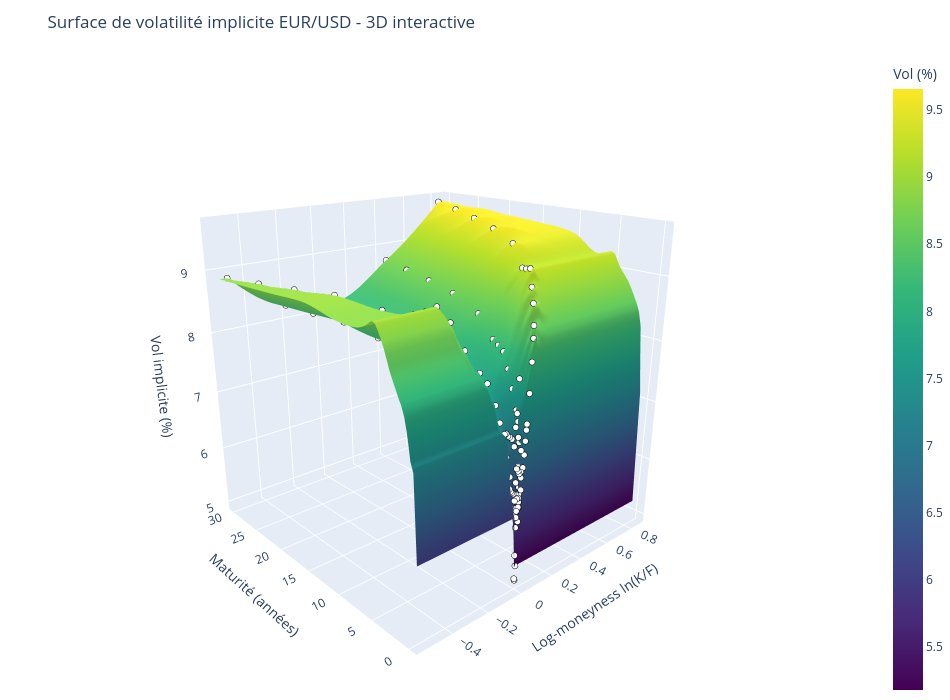

The notebook cell saved with this chart:
### Markdown cell above
### Surface 3D interactive

Cette cellule affiche la surface en 3D avec Plotly. Tu peux tourner la surface, zoomer et survoler les points cotés.

### Code cell
import plotly.graph_objects as go

# Version interactive de la surface : x = log-moneyness, y = maturité, z = volatilité.
fig3d = go.Figure()

fig3d.add_trace(
    go.Surface(
        x=log_moneyness_grid,
        y=maturity_grid,
        z=surface_matrix,
        colorscale="Viridis",
        colorbar=dict(title="Vol (%)"),
        hovertemplate=(
            "ln(K/F): %{x:.3f}<br>"
            "Maturité: %{y:.2f}Y<br>"
            "Vol: %{z:.2f}%<extra></extra>"
        ),
        name="Surface interpolée",
    )
)

fig3d.add_trace(
    go.Scatter3d(
        x=smile_points["log_moneyness"],
        y=smile_points["maturity_years"],
        z=smile_points["vol_pct"],
        mode="markers",
        marker=dict(size=3.5, color="white", line=dict(color="black", width=0.8)),
        text=smile_points["tenor"] + " - " + smile_points["bucket"],
        hovertemplate=(
            "%{text}<br>"
            "ln(K/F): %{x:.3f}<br>"
            "Maturité: %{y:.2f}Y<br>"
            "Vol cotée: %{z:.2f}%<extra></extra>"
        ),
        name="Points de marché",
    )
)

fig3d.update_layout(
    title="Surface de volatilité implicite EUR/USD - 3D interactive",
    width=950,
    height=700,
    scene=dict(
        xaxis_title="Log-moneyness ln(K/F)",
        yaxis_title="Maturité (années)",
        zaxis_title="Vol implicite (%)",
        camera=dict(eye=dict(x=-1.55, y=-1.75, z=0.85)),
    ),
    margin=dict(l=0, r=0, t=55, b=0),
)

fig3d.show()

### Figure 1 — Plotly figure (JSON) as saved in the notebook; plotly's stock layout.template omitted (floating-point values rounded to 4 significant figures; data arrays with more than 128 entries replaced by an {"elided": "..."} marker saying what was removed)
{"data": [{"colorbar": {"title": {"text": "Vol (%)"}}, "colorscale": [[0, "#440154"], [0.1111, "#482878"], [0.2222, "#3e4989"], [0.3333, "#31688e"], [0.4444, "#26828e"], [0.5556, "#1f9e89"], [0.6667, "#35b779"], [0.7778, "#6ece58"], [0.8889, "#b5de2b"], [1, "#fde725"]], "hovertemplate": "ln(K/F): %{x:.3f}<br>Maturité: %{y:.2f}Y<br>Vol: %{z:.2f}%<extra></extra>", "name": "Surface interpolée", "type": "surface", "x": {"elided": "130 float values"}, "y": [0.00274, 0.3398, 0.6768, 1.014, 1.351, 1.688, 2.025, 2.362, 2.699, 3.036, 3.373, 3.71, 4.047, 4.384, 4.721, 5.058, 5.396, 5.733, 6.07, 6.407, 6.744, 7.081, 7.418, 7.755, 8.092, 8.429, 8.766, 9.103, 9.44, 9.777, 10.11, 10.45, 10.79, 11.13, 11.46, 11.8, 12.14, 12.47, 12.81, 13.15, 13.48, 13.82, 14.16, 14.5, 14.83, 15.17, 15.51, 15.84, 16.18, 16.52, 16.86, 17.19, 17.53, 17.87, 18.2, 18.54, 18.88, 19.21, 19.55, 19.89, 20.23, 20.56, 20.9, 21.24, 21.57, 21.91, 22.25, 22.58, 22.92, 23.26, 23.6, 23.93, 24.27, 24.61, 24.94, 25.28, 25.62, 25.96, 26.29, 26.63, 26.97, 27.3, 27.64, 27.98, 28.31, 28.65, 28.99, 29.33, 29.66, 30.0], "z": {"elided": "90x130 float values"}}, {"hovertemplate": "%{text}<br>ln(K/F): %{x:.3f}<br>Maturité: %{y:.2f}Y<br>Vol cotée: %{z:.2f}%<extra></extra>", "marker": {"color": "white", "line": {"color": "black", "width": 0.8}, "size": 3.5}, "mode": "markers", "name": "Points de marché", "text": ["1D - 10D Put", "1D - 25D Put", "1D - ATM", "1D - 25D Call", "1D - 10D Call", "1W - 10D Put", "1W - 25D Put", "1W - ATM", "1W - 25D Call", "1W - 10D Call", "2W - 10D Put", "2W - 25D Put", "2W - ATM", "2W - 25D Call", "2W - 10D Call", "3W - 10D Put", "3W - 25D Put", "3W - ATM", "3W - 25D Call", "3W - 10D Call", "1M - 10D Put", "1M - 25D Put", "1M - ATM", "1M - 25D Call", "1M - 10D Call", "2M - 10D Put", "2M - 25D Put", "2M - ATM", "2M - 25D Call", "2M - 10D Call", "3M - 10D Put", "3M - 25D Put", "3M - ATM", "3M - 25D Call", "3M - 10D Call", "4M - 10D Put", "4M - 25D Put", "4M - ATM", "4M - 25D Call", "4M - 10D Call", "5M - 10D Put", "5M - 25D Put", "5M - ATM", "5M - 25D Call", "5M - 10D Call", "6M - 10D Put", "6M - 25D Put", "6M - ATM", "6M - 25D Call", "6M - 10D Call", "9M - 10D Put", "9M - 25D Put", "9M - ATM", "9M - 25D Call", "9M - 10D Call", "1Y - 10D Put", "1Y - 25D Put", "1Y - ATM", "1Y - 25D Call", "1Y - 10D Call", "18M - 10D Put", "18M - 25D Put", "18M - ATM", "18M - 25D Call", "18M - 10D Call", "2Y - 10D Put", "2Y - 25D Put", "2Y - ATM", "2Y - 25D Call", "2Y - 10D Call", "3Y - 10D Put", "3Y - 25D Put", "3Y - ATM", "3Y - 25D Call", "3Y - 10D Call", "4Y - 10D Put", "4Y - 25D Put", "4Y - ATM", "4Y - 25D Call", "4Y - 10D Call", "5Y - 10D Put", "5Y - 25D Put", "5Y - ATM", "5Y - 25D Call", "5Y - 10D Call", "6Y - 10D Put", "6Y - 25D Put", "6Y - ATM", "6Y - 25D Call", "6Y - 10D Call", "7Y - 10D Put", "7Y - 25D Put", "7Y - ATM", "7Y - 25D Call", "7Y - 10D Call", "10Y - 10D Put", "10Y - 25D Put", "10Y - ATM", "10Y - 25D Call", "10Y - 10D Call", "15Y - 10D Put", "15Y - 25D Put", "15Y - ATM", "15Y - 25D Call", "15Y - 10D Call", "20Y - 10D Put", "20Y - 25D Put", "20Y - ATM", "20Y - 25D Call", "20Y - 10D Call", "25Y - 10D Put", "25Y - 25D Put", "25Y - ATM", "25Y - 25D Call", "25Y - 10D Call", "30Y - 10D Put", "30Y - 25D Put", "30Y - ATM", "30Y - 25D Call", "30Y - 10D Call"], "type": "scatter3d", "x": [-0.004037, -0.001907, 3.459e-06, 0.001768, 0.003515, -0.01428, -0.006715, 4.35e-05, 0.006289, 0.01252, -0.01896, -0.008865, 7.636e-05, 0.008415, 0.01691, -0.02259, -0.0105, 0.0001077, 0.01009, 0.02044, -0.02614, -0.01208, 0.0001428, 0.01171, 0.02391, -0.03744, -0.01728, 0.0003, 0.01722, 0.03564, -0.04594, -0.02113, 0.0004553, 0.02147, 0.04492, -0.05305, -0.02437, 0.0006166, 0.02534, 0.05345, -0.05949, -0.0273, 0.0007846, 0.02885, 0.06118, -0.06499, -0.02979, 0.0009456, 0.0319, 0.06786, -0.08097, -0.03703, 0.001514, 0.04116, 0.08832, -0.09611, -0.04377, 0.002168, 0.0501, 0.1081, -0.1213, -0.05504, 0.003522, 0.06459, 0.1383, -0.1415, -0.06397, 0.004872, 0.07679, 0.1636, -0.1772, -0.07946, 0.007857, 0.09906, 0.2086, -0.2106, -0.09323, 0.01123, 0.1198, 0.2481, -0.2381, -0.1052, 0.01483, 0.1395, 0.2867, -0.2564, -0.1137, 0.01809, 0.1556, 0.3148, -0.2733, -0.1213, 0.02136, 0.1707, 0.3413, -0.3199, -0.141, 0.0321, 0.2172, 0.4275, -0.3844, -0.1637, 0.04966, 0.281, 0.5413, -0.4317, -0.1812, 0.06632, 0.3364, 0.6406, -0.4708, -0.1934, 0.08303, 0.3876, 0.7317, -0.5042, -0.2027, 0.09978, 0.4361, 0.817], "y": [0.00274, 0.00274, 0.00274, 0.00274, 0.00274, 0.01918, 0.01918, 0.01918, 0.01918, 0.01918, 0.03836, 0.03836, 0.03836, 0.03836, 0.03836, 0.05753, 0.05753, 0.05753, 0.05753, 0.05753, 0.08333, 0.08333, 0.08333, 0.08333, 0.08333, 0.1667, 0.1667, 0.1667, 0.1667, 0.1667, 0.25, 0.25, 0.25, 0.25, 0.25, 0.3333, 0.3333, 0.3333, 0.3333, 0.3333, 0.4167, 0.4167, 0.4167, 0.4167, 0.4167, 0.5, 0.5, 0.5, 0.5, 0.5, 0.75, 0.75, 0.75, 0.75, 0.75, 1.0, 1.0, 1.0, 1.0, 1.0, 1.5, 1.5, 1.5, 1.5, 1.5, 2.0, 2.0, 2.0, 2.0, 2.0, 3.0, 3.0, 3.0, 3.0, 3.0, 4.0, 4.0, 4.0, 4.0, 4.0, 5.0, 5.0, 5.0, 5.0, 5.0, 6.0, 6.0, 6.0, 6.0, 6.0, 7.0, 7.0, 7.0, 7.0, 7.0, 10.0, 10.0, 10.0, 10.0, 10.0, 15.0, 15.0, 15.0, 15.0, 15.0, 20.0, 20.0, 20.0, 20.0, 20.0, 25.0, 25.0, 25.0, 25.0, 25.0, 30.0, 30.0, 30.0, 30.0, 30.0], "z": [6.025, 5.412, 5.025, 4.998, 5.235, 8.08, 7.243, 6.735, 6.688, 7.03, 7.597, 6.777, 6.31, 6.312, 6.702, 7.401, 6.569, 6.117, 6.166, 6.609, 7.123, 6.289, 5.855, 5.936, 6.418, 7.24, 6.4, 6.0, 6.14, 6.74, 7.273, 6.418, 6.035, 6.223, 6.918, 7.29, 6.435, 6.082, 6.335, 7.11, 7.326, 6.47, 6.137, 6.429, 7.262, 7.32, 6.466, 6.15, 6.469, 7.34, 7.485, 6.621, 6.355, 6.754, 7.755, 7.732, 6.836, 6.585, 7.059, 8.178, 8.036, 7.124, 6.853, 7.331, 8.469, 8.175, 7.259, 6.98, 7.466, 8.615, 8.465, 7.53, 7.237, 7.715, 8.865, 8.824, 7.817, 7.492, 7.947, 9.041, 9.018, 8.045, 7.702, 8.15, 9.257, 8.93, 8.061, 7.765, 8.197, 9.215, 8.873, 8.075, 7.812, 8.235, 9.193, 8.862, 8.177, 8.012, 8.492, 9.447, 8.957, 8.197, 8.137, 8.623, 9.532, 8.921, 8.282, 8.144, 8.663, 9.577, 8.889, 8.268, 8.15, 8.692, 9.615, 8.86, 8.255, 8.156, 8.719, 9.649]}], "layout": {"height": 700, "margin": {"b": 0, "l": 0, "r": 0, "t": 55}, "scene": {"camera": {"eye": {"x": -1.55, "y": -1.75, "z": 0.85}}, "xaxis": {"title": {"text": "Log-moneyness ln(K/F)"}}, "yaxis": {"title": {"text": "Maturité (années)"}}, "zaxis": {"title": {"text": "Vol implicite (%)"}}}, "title": {"text": "Surface de volatilité implicite EUR/USD - 3D interactive"}, "width": 950}}
